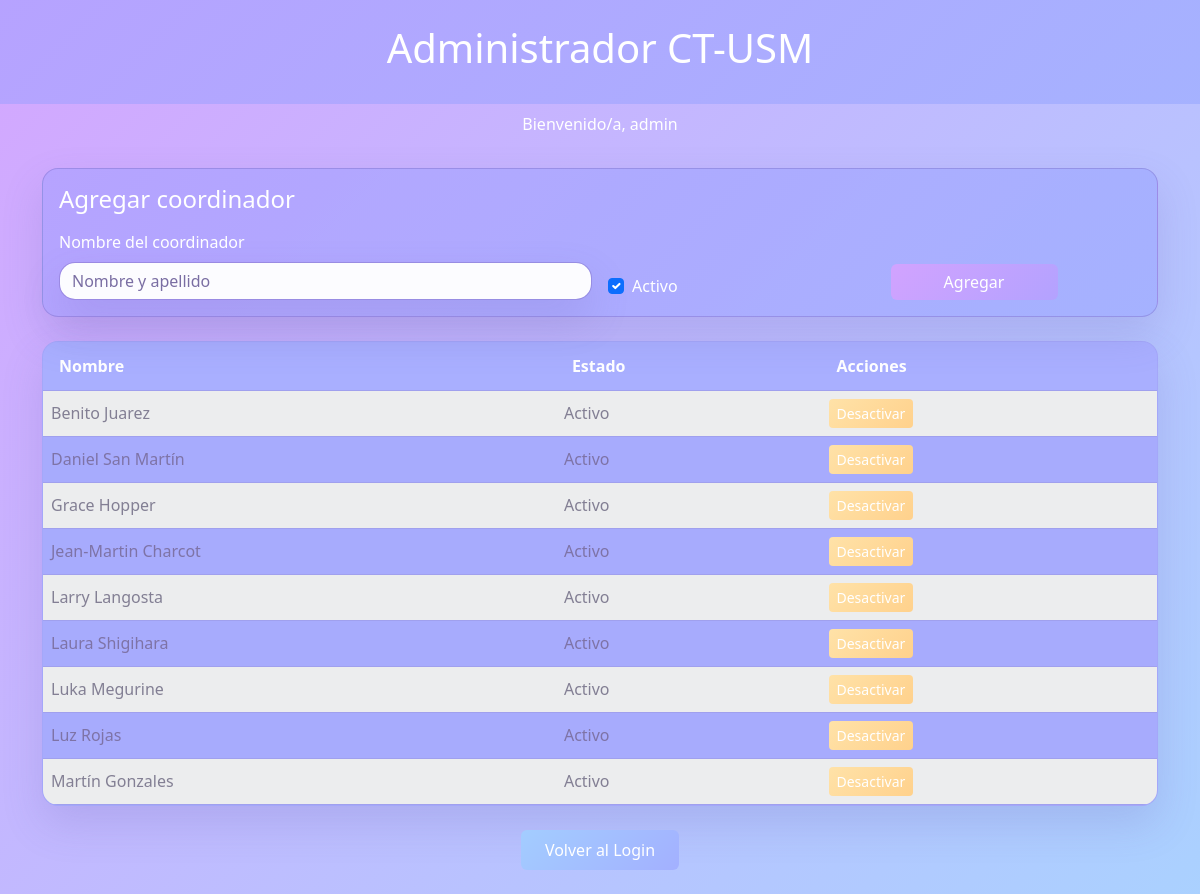
/php/Administrador-CT-USM.php (signed in), run on the app's committed database.
### tables this page shows
CREATE TABLE Coordinadores (
  id INT PRIMARY KEY AUTO_INCREMENT,
  nombre VARCHAR(255) NOT NULL,
  activo TINYINT(1) NOT NULL DEFAULT 1  
);

### php/Administrador-CT-USM.php (the view, shortened to what this page needs)
<?php
require 'Scripts/Conectar-BD.php';
$roleClass = '';
if(!empty($_SESSION['rol'])){
    $roleClass = ' role-' . strtolower(str_replace(' ', '-', $_SESSION['rol']));
}
?>
<!DOCTYPE html>
<html>
<head>
    <?php require 'Includes/Configs-head.php'; ?>
</head>
<body class="bg-dark text-light<?php echo $roleClass; ?>" data-role="<?php echo htmlspecialchars($_SESSION['rol'] ?? ''); ?>">
    <div class="text-center p-4 bg-secondary">
        <h1>Administrador CT-USM</h1>
     </div>
    <?php require 'Includes/Msg-bienvenida.php'; ?>
    <div class="container my-4">
        <div class="card bg-secondary text-light mb-4">
            <div class="card-body">
                <h2 class="h4 mb-3">Agregar coordinador</h2>
                <form method="POST" class="row g-3 align-items-end">
                    <div class="col-md-6">
                        <label for="nombre" class="form-label">Nombre del coordinador</label>
                        <input type="text" class="form-control" id="nombre" name="nombre" placeholder="Nombre y apellido">
                    </div>
                    <div class="col-md-3 form-check ms-2">
                        <input class="form-check-input" type="checkbox" id="estado" name="estado" checked>
                        <label class="form-check-label" for="estado">Activo</label>
                    </div>
                    <div class="col-md-2">
                        <button type="submit" class="btn btn-primary w-100">Agregar</button>
                    </div>
                </form>
            </div>
        </div>
        <?php
        try {
            $stmt = $pdo->query('SELECT id, nombre, activo FROM Coordinadores ORDER BY nombre');
            $coordinadores = $stmt->fetchAll(PDO::FETCH_ASSOC);
        } catch (PDOException $e) {
            echo '<p class="text-danger">Error al consultar coordinadores: ' . htmlspecialchars($e->getMessage()) . '</p>';
            $coordinadores = [];
        }
        ?>
        <div class="table-responsive">
            <table class="table table-striped table-light align-middle">
                <thead>
                    <tr>
                        <th>Nombre</th>
                        <th>Estado</th>
                        <th>Acciones</th>
                    </tr>
                </thead>
                <tbody>
                    <?php if (empty($coordinadores)): ?>
                        <tr>
                            <td colspan="3" class="text-center text-warning">No hay coordinadores registrados.</td>
                        </tr>
                    <?php else: ?>
                        <?php foreach ($coordinadores as $coordinador): ?>
                            <tr>
                                <td><?php echo htmlspecialchars($coordinador['nombre']); ?></td>
                                <td>
                                    <?php echo ((int)$coordinador['activo'] === 1) ? 'Activo' : 'Inactivo'; ?>
                                </td>
                                <td>
                                    <form method="POST" class="d-inline">
                                        <button type="submit" class="btn btn-sm btn-warning me-2">
                                            <?php echo ((int)$coordinador['activo'] === 1) ? 'Desactivar' : 'Activar'; ?>
                                        </button>
                                    </form>
                                </td>
                            </tr>
                        <?php endforeach; ?>
                    <?php endif; ?>
                </tbody>
            </table>
        </div>
    </div>
    <div class="container text-center mb-4">
        <a href="./Login.php" class="btn btn-secondary pt-2 pb-2 px-4">Volver al Login</a>
     </div>
</body>
</html>

### php/Includes/Configs-head.php (shortened to what this page needs)
<link href="../css/bootstrap.min.css" rel="stylesheet">
<link href="../css/diseño.css" rel="stylesheet">
<link id="hackerman-css" href="../css/hackerman.css" rel="stylesheet" disabled>

### php/Includes/Msg-bienvenida.php
<div class="text-center p-2">
    <?php
    echo 'Bienvenido/a, ';
    if(isset($_SESSION['username'])) {
        echo $_SESSION['username'];
    }
    else {
        echo 'Usuario';
    }
    ?>
 </div>

### css/diseño.css (style rules this page uses)
:root { --lavender: #D2A3FF; --periwinkle: #A3B0FF; --violet: #B3A2FF; --sky: #A3CDFF; --pink: #F0A3FF; --ink: #1a113980; --ink-soft: #7a6ea3; --text-inverse: #ffffff; --surface: rgba(255, 255, 255, 0.92); --surface-strong: rgba(255, 255, 255, 0.98); --border: rgba(111, 91, 186, 0.34); --shadow: 0 18px 40px rgba(101, 88, 171, 0.18); }
html, body { min-height: 100%; }
body { background: radial-gradient(circle at top left, rgba(242, 163, 255, 0.34), transparent 28%), radial-gradient(circle at top right, rgba(163, 205, 255, 0.42), transparent 26%), linear-gradient(180deg, #f9f6ff 0%, #f2efff 45%, #eef6ff 100%); color: var(--ink); }
body, button, input, select, textarea { font-family: "Segoe UI", Tahoma, Geneva, Verdana, sans-serif; }
.bg-dark { background: linear-gradient(135deg, rgba(210, 163, 255, 0.96), rgba(163, 205, 255, 0.92)) !important; color: var(--text-inverse) !important; }
.bg-secondary { background: linear-gradient(135deg, rgba(179, 162, 255, 0.9), rgba(163, 176, 255, 0.9)) !important; color: var(--text-inverse) !important; }
.text-light { color: var(--text-inverse) !important; }
.card, .form-control, .form-select, .modal-content { border: 1px solid var(--border); border-radius: 1rem; box-shadow: var(--shadow); }
.table-responsive { border-radius: 1rem !important; overflow: hidden !important; box-shadow: var(--shadow) !important; border: 1px solid var(--border) !important; background-color: var(--surface-strong) !important; }
.table { margin-bottom: 0 !important; color: var(--ink) !important; background-color: transparent !important; }
.table th, .table td { color: inherit !important; background-color: transparent !important; border-bottom: 1px solid var(--border) !important; }
.table thead th { background: linear-gradient(135deg, var(--lavender), var(--sky)) !important; color: var(--text-inverse) !important; border-bottom: 0 !important; padding: 12px 16px !important; }
.table-striped > tbody > tr:nth-of-type(odd) { background-color: rgba(163, 176, 255, 0.12) !important; }
.table-striped > tbody > tr:nth-of-type(odd) > * { background-color: transparent !important; color: var(--ink) !important; }
.form-control, .form-select { background-color: rgba(255, 255, 255, 0.96) !important; color: var(--ink) !important; border-color: rgba(117, 98, 186, 0.40); }
.form-control::placeholder { color: var(--ink-soft); }
.btn-primary { background: linear-gradient(135deg, var(--lavender), var(--violet)); border: none; color: var(--text-inverse); }
.btn-secondary { background: linear-gradient(135deg, var(--sky), var(--periwinkle)); border: none; color: var(--text-inverse); }
.btn-warning { background: linear-gradient(135deg, #ffe2a8, #ffd18c); border: none; color: var(--text-inverse); }
.container { position: relative; }
.role-administrador .table-responsive { background-color: #a7abfd !important; border: 1px solid #a1a1f47d !important; }
.role-administrador .table { color: #7e73a6 !important; }
.role-administrador .table th, .role-administrador .table td { border-bottom: 1px solid #a0a0ee !important; }
.role-administrador .table thead th { background: #a9afff!important; color: #ffffff !important; }
.role-administrador .table-striped > tbody > tr:nth-of-type(odd) { background-color: rgba(255, 200, 60, 0.04) !important; }

### data on the page
coordinadores: nombre "Benito Juarez", activo "Activo"
coordinadores: nombre "Daniel San Martín", activo "Activo"
coordinadores: nombre "Grace Hopper", activo "Activo"
coordinadores: nombre "Jean-Martin Charcot", activo "Activo"
coordinadores: nombre "Larry Langosta", activo "Activo"
coordinadores: nombre "Laura Shigihara", activo "Activo"
coordinadores: nombre "Luka Megurine", activo "Activo"
coordinadores: nombre "Luz Rojas", activo "Activo"
coordinadores: nombre "Martín Gonzales", activo "Activo"

### other printed values
$_SESSION['username'] "admin"
